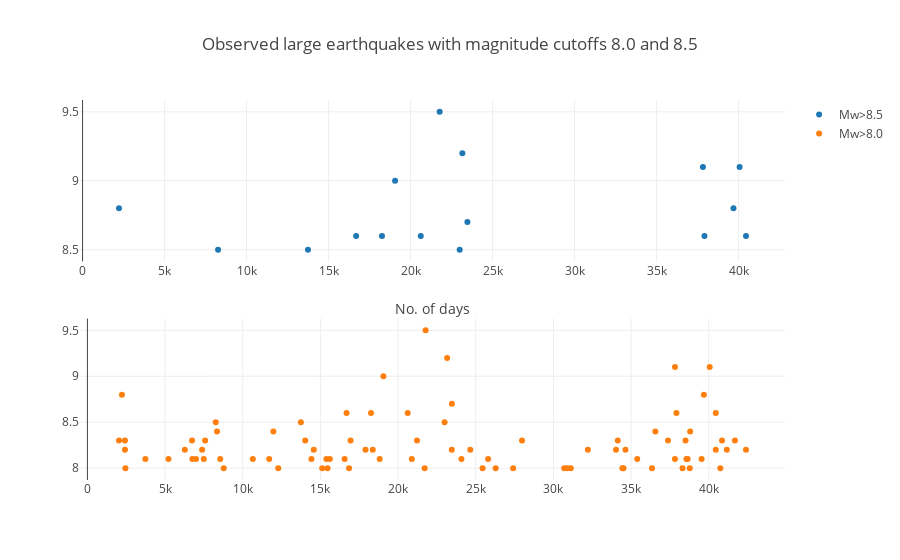

Notebook cell for this chart:
### Markdown cell above
<b> Statistics from observations

### Code cell
# Number of earthquakes with magnitude cutoffs 8, 8.5
n_80 = sum(Mw_d>=8)
n_85 = sum(Mw_d>=8.5)

# time of the above earthquakes
time_80 = [days[i] for i in range(N) if Mw_d[i]>=8]
time_85 = [days[i] for i in range(N) if Mw_d[i]>=8.5]

# magnitude of the earthquakes
m_80 = [Mw_d[i] for i in range(N) if Mw_d[i]>=8]
m_85 = [Mw_d[i] for i in range(N) if Mw_d[i]>=8.5]

# plot the earthquakes with magnitude cutoff 8, 8.5
trace7 = go.Scatter(x = time_80, y = m_80, mode='markers', name='Mw>8.0')
trace8 = go.Scatter(x = time_85, y = m_85, mode='markers', name='Mw>8.5')

fig = tools.make_subplots(rows=2, cols=1)

fig.append_trace(trace8, 1, 1)
fig.append_trace(trace7, 2, 1)

fig['layout'].update(title='Observed large earthquakes with magnitude cutoffs 8.0 and 8.5',
                   xaxis= dict(title='No. of days'))
iplot(fig)

### Figure 1 — Plotly figure (JSON) as saved in the notebook; plotly's stock layout.template omitted (floating-point values rounded to 4 significant figures)
{"data": [{"mode": "markers", "name": "Mw>8.5", "type": "scatter", "x": [40450.0, 40060.0, 39690.0, 37920.0, 37830.0, 23460.0, 23160.0, 22990.0, 21770.0, 20620.0, 19050.0, 18260.0, 16680.0, 13740.0, 8261.0, 2222.0], "xaxis": "x1", "y": [8.6, 9.1, 8.8, 8.6, 9.1, 8.7, 9.2, 8.5, 9.5, 8.6, 9, 8.6, 8.6, 8.5, 8.5, 8.8], "yaxis": "y1"}, {"mode": "markers", "name": "Mw>8.0", "type": "scatter", "x": [42400.0, 41690.0, 41160.0, 40850.0, 40750.0, 40450.0, 40450.0, 40060.0, 39690.0, 39540.0, 38800.0, 38780.0, 38640.0, 38560.0, 38510.0, 38310.0, 37920.0, 37830.0, 37820.0, 37380.0, 36560.0, 36350.0, 35400.0, 34640.0, 34510.0, 34440.0, 34140.0, 34030.0, 32210.0, 31120.0, 30890.0, 30690.0, 27980.0, 27400.0, 26280.0, 25800.0, 25440.0, 24650.0, 24080.0, 23460.0, 23450.0, 23160.0, 22990.0, 21770.0, 21710.0, 21220.0, 20880.0, 20620.0, 19050.0, 18810.0, 18370.0, 18260.0, 17900.0, 16940.0, 16840.0, 16680.0, 16560.0, 15610.0, 15460.0, 15380.0, 15120.0, 14570.0, 14420.0, 14020.0, 13740.0, 12290.0, 11970.0, 11700.0, 10650.0, 8775.0, 8551.0, 8344.0, 8261.0, 7577.0, 7491.0, 7385.0, 6990.0, 6758.0, 6736.0, 6272.0, 5217.0, 3732.0, 2445.0, 2417.0, 2417.0, 2222.0, 2033.0], "xaxis": "x2", "y": [8.2, 8.3, 8.2, 8.3, 8, 8.2, 8.6, 9.1, 8.8, 8.1, 8.4, 8, 8.1, 8.1, 8.3, 8, 8.6, 9.1, 8.1, 8.3, 8.4, 8, 8.1, 8.2, 8, 8, 8.3, 8.2, 8.2, 8, 8, 8, 8.3, 8, 8, 8.1, 8, 8.2, 8.1, 8.7, 8.2, 9.2, 8.5, 9.5, 8, 8.3, 8.1, 8.6, 9, 8.1, 8.2, 8.6, 8.2, 8.3, 8, 8.6, 8.1, 8.1, 8, 8.1, 8, 8.2, 8.1, 8.3, 8.5, 8, 8.4, 8.1, 8.1, 8, 8.1, 8.4, 8.5, 8.3, 8.1, 8.2, 8.1, 8.1, 8.3, 8.2, 8.1, 8.1, 8, 8.2, 8.3, 8.8, 8.3], "yaxis": "y2"}], "layout": {"title": "Observed large earthquakes with magnitude cutoffs 8.0 and 8.5", "xaxis": {"title": "No. of days"}, "xaxis1": {"anchor": "y1", "domain": [0, 1]}, "xaxis2": {"anchor": "y2", "domain": [0, 1]}, "yaxis1": {"anchor": "x1", "domain": [0.575, 1]}, "yaxis2": {"anchor": "x2", "domain": [0, 0.425]}}}
